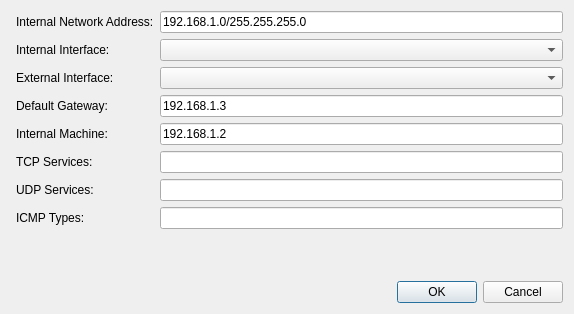
<?xml version="1.0" encoding="UTF-8"?>
<ui version="4.0">
 <class>FirewallProperties</class>
 <widget class="QDialog" name="FirewallProperties">
  <property name="geometry">
   <rect>
    <x>0</x>
    <y>0</y>
    <width>574</width>
    <height>314</height>
   </rect>
  </property>
  <property name="minimumSize">
   <size>
    <width>437</width>
    <height>151</height>
   </size>
  </property>
  <property name="maximumSize">
   <size>
    <width>65535</width>
    <height>65535</height>
   </size>
  </property>
  <property name="windowTitle">
   <string>Firewall Properties</string>
  </property>
  <layout class="QGridLayout" name="gridLayout">
   <item row="0" column="0">
    <layout class="QFormLayout" name="formLayout">
     <property name="fieldGrowthPolicy">
      <enum>QFormLayout::AllNonFixedFieldsGrow</enum>
     </property>
     <property name="leftMargin">
      <number>5</number>
     </property>
     <item row="1" column="0">
      <widget class="QLabel" name="label_3">
       <property name="text">
        <string>Internal Interface:</string>
       </property>
      </widget>
     </item>
     <item row="5" column="0">
      <widget class="QLabel" name="label">
       <property name="text">
        <string>TCP Services:</string>
       </property>
      </widget>
     </item>
     <item row="5" column="1">
      <widget class="QLineEdit" name="tcp"/>
     </item>
     <item row="6" column="0">
      <widget class="QLabel" name="label_2">
       <property name="text">
        <string>UDP Services:</string>
       </property>
      </widget>
     </item>
     <item row="6" column="1">
      <widget class="QLineEdit" name="udp"/>
     </item>
     <item row="7" column="0">
      <widget class="QLabel" name="label_6">
       <property name="text">
        <string>ICMP Types:</string>
       </property>
      </widget>
     </item>
     <item row="7" column="1">
      <widget class="QLineEdit" name="icmp"/>
     </item>
     <item row="2" column="0">
      <widget class="QLabel" name="label_4">
       <property name="text">
        <string>External Interface:</string>
       </property>
      </widget>
     </item>
     <item row="0" column="0">
      <widget class="QLabel" name="label_5">
       <property name="text">
        <string>Internal Network Address:</string>
       </property>
      </widget>
     </item>
     <item row="0" column="1">
      <widget class="QLineEdit" name="internalAddress">
       <property name="text">
        <string>192.168.1.0/255.255.255.0</string>
       </property>
      </widget>
     </item>
     <item row="3" column="0">
      <widget class="QLabel" name="label_7">
       <property name="text">
        <string>Default Gateway:</string>
       </property>
      </widget>
     </item>
     <item row="4" column="0">
      <widget class="QLabel" name="label_8">
       <property name="text">
        <string>Internal Machine:</string>
       </property>
      </widget>
     </item>
     <item row="3" column="1">
      <widget class="QLineEdit" name="defaultGateway">
       <property name="text">
        <string>192.168.1.3</string>
       </property>
      </widget>
     </item>
     <item row="4" column="1">
      <widget class="QLineEdit" name="internalMachine">
       <property name="text">
        <string>192.168.1.2</string>
       </property>
      </widget>
     </item>
     <item row="1" column="1">
      <widget class="QComboBox" name="internalInterface"/>
     </item>
     <item row="2" column="1">
      <widget class="QComboBox" name="externalInterface"/>
     </item>
    </layout>
   </item>
   <item row="1" column="0">
    <widget class="QDialogButtonBox" name="buttonBox">
     <property name="orientation">
      <enum>Qt::Horizontal</enum>
     </property>
     <property name="standardButtons">
      <set>QDialogButtonBox::Cancel|QDialogButtonBox::Ok</set>
     </property>
    </widget>
   </item>
  </layout>
 </widget>
 <tabstops>
  <tabstop>internalAddress</tabstop>
  <tabstop>internalInterface</tabstop>
  <tabstop>externalInterface</tabstop>
  <tabstop>defaultGateway</tabstop>
  <tabstop>internalMachine</tabstop>
  <tabstop>tcp</tabstop>
  <tabstop>udp</tabstop>
  <tabstop>icmp</tabstop>
  <tabstop>buttonBox</tabstop>
 </tabstops>
 <resources/>
 <connections>
  <connection>
   <sender>buttonBox</sender>
   <signal>rejected()</signal>
   <receiver>FirewallProperties</receiver>
   <slot>reject()</slot>
   <hints>
    <hint type="sourcelabel">
     <x>430</x>
     <y>141</y>
    </hint>
    <hint type="destinationlabel">
     <x>286</x>
     <y>150</y>
    </hint>
   </hints>
  </connection>
  <connection>
   <sender>buttonBox</sender>
   <signal>accepted()</signal>
   <receiver>FirewallProperties</receiver>
   <slot>accept()</slot>
   <hints>
    <hint type="sourcelabel">
     <x>368</x>
     <y>141</y>
    </hint>
    <hint type="destinationlabel">
     <x>157</x>
     <y>150</y>
    </hint>
   </hints>
  </connection>
 </connections>
</ui>
